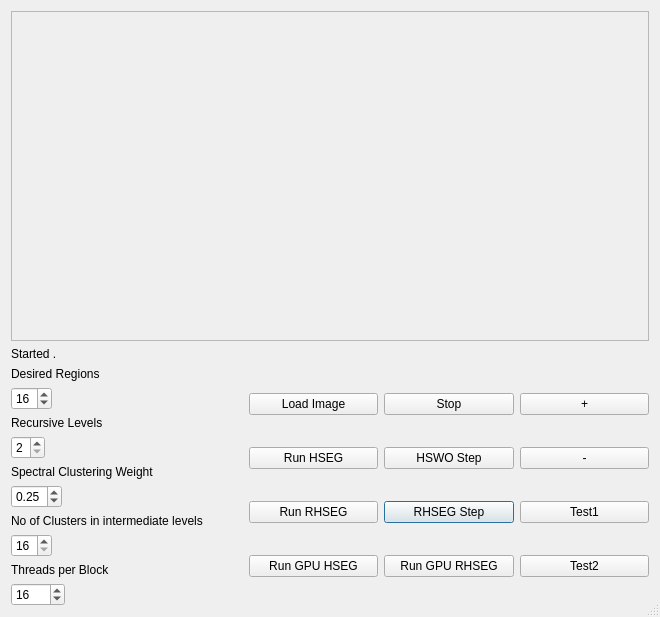
<?xml version="1.0" encoding="UTF-8"?>
<ui version="4.0">
 <class>CPUAlgorithm</class>
 <widget class="QDialog" name="CPUAlgorithm">
  <property name="geometry">
   <rect>
    <x>0</x>
    <y>0</y>
    <width>660</width>
    <height>617</height>
   </rect>
  </property>
  <property name="windowTitle">
   <string>Run CPU HS Analysis</string>
  </property>
  <property name="sizeGripEnabled">
   <bool>true</bool>
  </property>
  <layout class="QVBoxLayout" name="LayoutDialog">
   <item>
    <widget class="QScrollArea" name="scrollArea">
     <property name="widgetResizable">
      <bool>true</bool>
     </property>
     <widget class="QWidget" name="scrollAreaWidgetContents">
      <property name="geometry">
       <rect>
        <x>0</x>
        <y>0</y>
        <width>640</width>
        <height>349</height>
       </rect>
      </property>
      <layout class="QVBoxLayout" name="verticalLayout_3">
       <item>
        <widget class="QLabel" name="imgBox">
         <property name="text">
          <string/>
         </property>
         <property name="alignment">
          <set>Qt::AlignCenter</set>
         </property>
        </widget>
       </item>
       <item>
        <widget class="QLabel" name="lblEndmemberLocations">
         <property name="text">
          <string/>
         </property>
         <property name="scaledContents">
          <bool>true</bool>
         </property>
        </widget>
       </item>
      </layout>
     </widget>
    </widget>
   </item>
   <item>
    <widget class="QLabel" name="lblOutputLog">
     <property name="text">
      <string>Started .</string>
     </property>
     <property name="wordWrap">
      <bool>true</bool>
     </property>
    </widget>
   </item>
   <item>
    <layout class="QHBoxLayout" name="horizontalLayout">
     <item>
      <layout class="QVBoxLayout" name="verticalLayout">
       <property name="sizeConstraint">
        <enum>QLayout::SetFixedSize</enum>
       </property>
       <item>
        <widget class="QLabel" name="label">
         <property name="sizePolicy">
          <sizepolicy hsizetype="Fixed" vsizetype="Preferred">
           <horstretch>0</horstretch>
           <verstretch>0</verstretch>
          </sizepolicy>
         </property>
         <property name="text">
          <string>Desired Regions</string>
         </property>
        </widget>
       </item>
       <item>
        <widget class="QSpinBox" name="spinDesiredRegions">
         <property name="sizePolicy">
          <sizepolicy hsizetype="Fixed" vsizetype="Fixed">
           <horstretch>0</horstretch>
           <verstretch>0</verstretch>
          </sizepolicy>
         </property>
         <property name="minimum">
          <number>1</number>
         </property>
         <property name="value">
          <number>16</number>
         </property>
        </widget>
       </item>
       <item>
        <widget class="QLabel" name="label_3">
         <property name="text">
          <string>Recursive Levels</string>
         </property>
        </widget>
       </item>
       <item>
        <widget class="QSpinBox" name="spinLevels">
         <property name="sizePolicy">
          <sizepolicy hsizetype="Fixed" vsizetype="Fixed">
           <horstretch>0</horstretch>
           <verstretch>0</verstretch>
          </sizepolicy>
         </property>
         <property name="minimum">
          <number>2</number>
         </property>
         <property name="maximum">
          <number>5</number>
         </property>
         <property name="singleStep">
          <number>1</number>
         </property>
        </widget>
       </item>
       <item>
        <widget class="QLabel" name="label_4">
         <property name="text">
          <string>Spectral Clustering Weight</string>
         </property>
        </widget>
       </item>
       <item>
        <widget class="QDoubleSpinBox" name="spinSpclustWeight">
         <property name="sizePolicy">
          <sizepolicy hsizetype="Fixed" vsizetype="Fixed">
           <horstretch>0</horstretch>
           <verstretch>0</verstretch>
          </sizepolicy>
         </property>
         <property name="maximum">
          <double>1.000000000000000</double>
         </property>
         <property name="singleStep">
          <double>0.050000000000000</double>
         </property>
         <property name="value">
          <double>0.250000000000000</double>
         </property>
        </widget>
       </item>
       <item>
        <widget class="QLabel" name="label_5">
         <property name="text">
          <string>No of Clusters in intermediate levels</string>
         </property>
        </widget>
       </item>
       <item>
        <widget class="QSpinBox" name="spinNClustersIntermediate">
         <property name="sizePolicy">
          <sizepolicy hsizetype="Fixed" vsizetype="Fixed">
           <horstretch>0</horstretch>
           <verstretch>0</verstretch>
          </sizepolicy>
         </property>
         <property name="minimum">
          <number>16</number>
         </property>
         <property name="maximum">
          <number>64</number>
         </property>
         <property name="value">
          <number>16</number>
         </property>
        </widget>
       </item>
       <item>
        <widget class="QLabel" name="label_2">
         <property name="sizePolicy">
          <sizepolicy hsizetype="Fixed" vsizetype="Preferred">
           <horstretch>0</horstretch>
           <verstretch>0</verstretch>
          </sizepolicy>
         </property>
         <property name="text">
          <string>Threads per Block</string>
         </property>
         <property name="textFormat">
          <enum>Qt::AutoText</enum>
         </property>
         <property name="scaledContents">
          <bool>false</bool>
         </property>
        </widget>
       </item>
       <item>
        <widget class="QSpinBox" name="spinThreadsPerBlock">
         <property name="sizePolicy">
          <sizepolicy hsizetype="Fixed" vsizetype="Fixed">
           <horstretch>0</horstretch>
           <verstretch>0</verstretch>
          </sizepolicy>
         </property>
         <property name="minimum">
          <number>4</number>
         </property>
         <property name="maximum">
          <number>1024</number>
         </property>
         <property name="singleStep">
          <number>4</number>
         </property>
         <property name="value">
          <number>16</number>
         </property>
        </widget>
       </item>
      </layout>
     </item>
     <item>
      <spacer name="horizontalSpacer">
       <property name="orientation">
        <enum>Qt::Horizontal</enum>
       </property>
       <property name="sizeType">
        <enum>QSizePolicy::Fixed</enum>
       </property>
       <property name="sizeHint" stdset="0">
        <size>
         <width>40</width>
         <height>20</height>
        </size>
       </property>
      </spacer>
     </item>
     <item>
      <layout class="QGridLayout" name="buttonsLayout">
       <property name="sizeConstraint">
        <enum>QLayout::SetNoConstraint</enum>
       </property>
       <property name="margin">
        <number>0</number>
       </property>
       <item row="5" column="1">
        <widget class="QPushButton" name="btnRHSEGStep">
         <property name="text">
          <string>RHSEG Step</string>
         </property>
        </widget>
       </item>
       <item row="4" column="1">
        <widget class="QPushButton" name="btnHSWOStep">
         <property name="text">
          <string>HSWO Step</string>
         </property>
        </widget>
       </item>
       <item row="4" column="0">
        <widget class="QPushButton" name="btnRun">
         <property name="text">
          <string>Run HSEG</string>
         </property>
        </widget>
       </item>
       <item row="2" column="0">
        <widget class="QPushButton" name="btnLoadImage">
         <property name="text">
          <string>Load Image</string>
         </property>
        </widget>
       </item>
       <item row="5" column="0">
        <widget class="QPushButton" name="btnRHSEG">
         <property name="text">
          <string>Run RHSEG</string>
         </property>
        </widget>
       </item>
       <item row="2" column="2">
        <widget class="QPushButton" name="btnZoomIn">
         <property name="text">
          <string>+</string>
         </property>
        </widget>
       </item>
       <item row="4" column="2">
        <widget class="QPushButton" name="btnZoomOut">
         <property name="text">
          <string>-</string>
         </property>
        </widget>
       </item>
       <item row="7" column="0">
        <widget class="QPushButton" name="btnRunCUDA">
         <property name="text">
          <string>Run GPU HSEG</string>
         </property>
        </widget>
       </item>
       <item row="7" column="1">
        <widget class="QPushButton" name="btnGPURHSEG">
         <property name="text">
          <string>Run GPU RHSEG</string>
         </property>
        </widget>
       </item>
       <item row="5" column="2">
        <widget class="QPushButton" name="btnTest1">
         <property name="text">
          <string>Test1</string>
         </property>
        </widget>
       </item>
       <item row="2" column="1">
        <widget class="QPushButton" name="btnStop">
         <property name="text">
          <string>Stop</string>
         </property>
        </widget>
       </item>
       <item row="7" column="2">
        <widget class="QPushButton" name="btnTest2">
         <property name="text">
          <string>Test2</string>
         </property>
        </widget>
       </item>
      </layout>
     </item>
    </layout>
   </item>
  </layout>
 </widget>
 <tabstops>
  <tabstop>scrollArea</tabstop>
  <tabstop>spinDesiredRegions</tabstop>
  <tabstop>btnLoadImage</tabstop>
  <tabstop>btnRun</tabstop>
  <tabstop>btnHSWOStep</tabstop>
  <tabstop>btnRHSEG</tabstop>
  <tabstop>btnRHSEGStep</tabstop>
 </tabstops>
 <resources/>
 <connections>
  <connection>
   <sender>btnRHSEG</sender>
   <signal>clicked()</signal>
   <receiver>CPUAlgorithm</receiver>
   <slot>onClicked_btnRHSEG()</slot>
   <hints>
    <hint type="sourcelabel">
     <x>607</x>
     <y>555</y>
    </hint>
    <hint type="destinationlabel">
     <x>394</x>
     <y>448</y>
    </hint>
   </hints>
  </connection>
 </connections>
 <slots>
  <slot>onClicked_btnRHSEG()</slot>
 </slots>
</ui>
